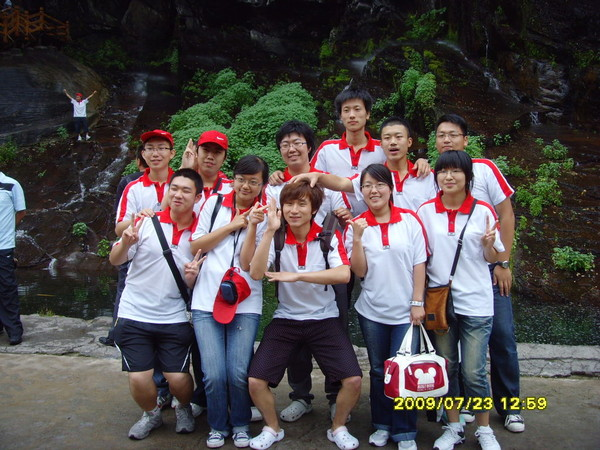
//> input picture trunk/Learning OpenCV/Test Resource/013.jpg, 600 x 450 px
$ ./Ch6_Test_cvHoughLines2 '../Test Resource/013.jpg' 3 3 3 2 3 3   (built with g++ and OpenCV 4)
//> lines starting //> are read from the running program, lines starting //| are printed output that depends on the picture; after the words box and inside, x2 and y2 are one past the last pixel; in counts of white or black regions, pixels touching at a corner belong together
////////////////////////////////////////////////////
// Date: 2009-10-02
// Coder: Yishi Guo
// Copy From: OpenCV: Image Processing and Computer Vision Reference Manual
// Chapter: 6
// Content: cvHoughLines2 | Image Transforms
// Page: 156
////////////////////////////////////////////////////
#include <cv.h>
#include <highgui.h>

int main(int argc, char** argv) {
	if ( argc >= 2 ) {
		// Initialize variables
		//
		IplImage* src = cvLoadImage( argv[1], CV_LOAD_IMAGE_GRAYSCALE );
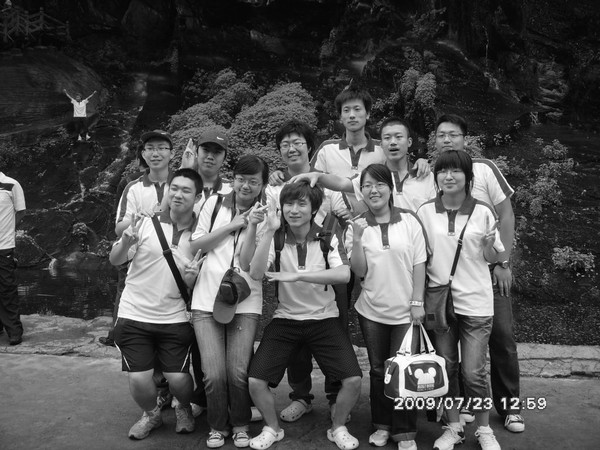
//> src: 450 rows x 600 cols, CV_8UC1; min 0, max 255, mean 77.1
		IplImage* dst = cvCreateImage( cvGetSize(src), src->depth, 1 );
		IplImage* color_dst = cvCreateImage( cvGetSize(src), IPL_DEPTH_8U, 3 );

		CvMemStorage* storage = cvCreateMemStorage(0);
		CvSeq* lines = 0;
		int i = 0;

		// Do something on the image
		//
		if ( argc >= 4 ) {
			cvCanny( src, dst, atoi(argv[2]), atoi(argv[3]), 3 );
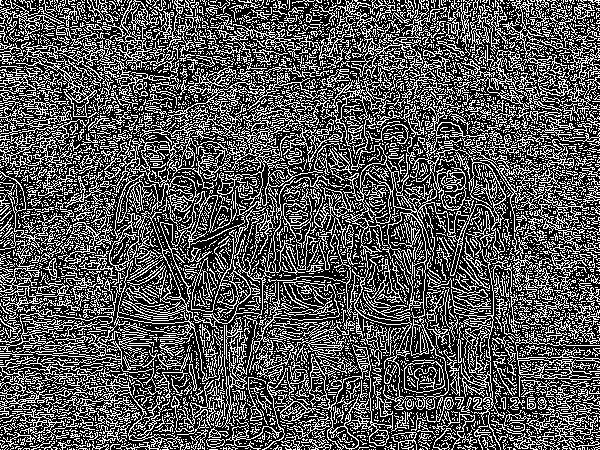
//> dst: 450 rows x 600 cols, CV_8UC1; 33.8% white in thin lines or dots
		} else {
			cvCanny( src, dst, 50, 200, 3 );
		}
		cvCvtColor( dst, color_dst, CV_GRAY2BGR );
//> color_dst: 450 rows x 600 cols, CV_8UC3; 33.8% white in thin lines or dots

		// cvHoughLines2
		//
		if ( argc >= 9 ) {
			lines = cvHoughLines2( dst, storage, CV_HOUGH_PROBABILISTIC, atoi(argv[4]),
				                   atof(argv[5]), atoi(argv[6]), atoi(argv[7]), atoi(argv[8]) );
		} else {
			lines = cvHoughLines2( dst, storage, CV_HOUGH_PROBABILISTIC, 1, CV_PI/180, 50, 50, 10 );
//> lines = 976 items
		}

		// Draw lines on the image
		//
		for( i = 0; i < lines->total; i++ ) {
			CvPoint* line = (CvPoint*)cvGetSeqElem(lines, i);
			cvLine( color_dst, line[0], line[1], CV_RGB(255, 0, 0), 3, 8 );
		}
//> this loop made 976 passes
//> pass 1, `cvLine( color_dst, line[0], line[1], CV_RGB(255, 0, 0), 3, 8 );`:
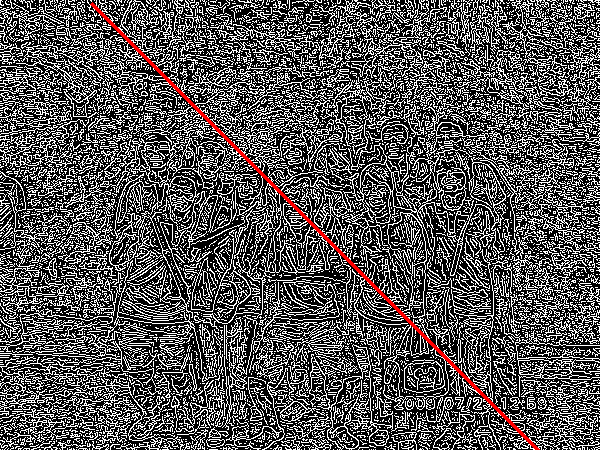
//> color_dst: 450 rows x 600 cols, CV_8UC3; mean B, G, R 85.4, 85.4, 87.5
//> pass 2, `cvLine( color_dst, line[0], line[1], CV_RGB(255, 0, 0), 3, 8 );`:
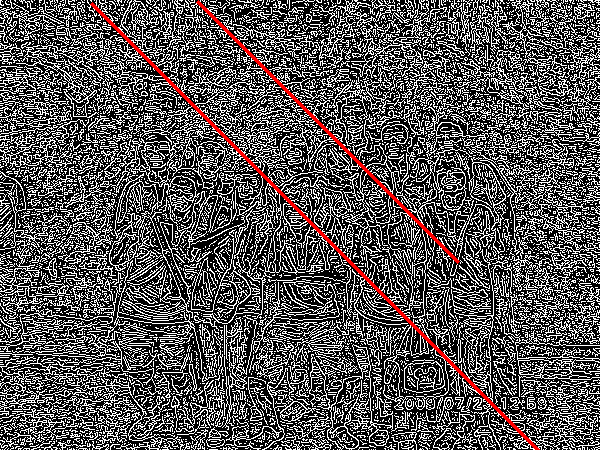
//> color_dst: 450 rows x 600 cols, CV_8UC3; 0.48% of pixels changed, all inside (x1, y1, x2, y2) = (196, 0, 460, 264)
//> pass 3, `cvLine( color_dst, line[0], line[1], CV_RGB(255, 0, 0), 3, 8 );`:
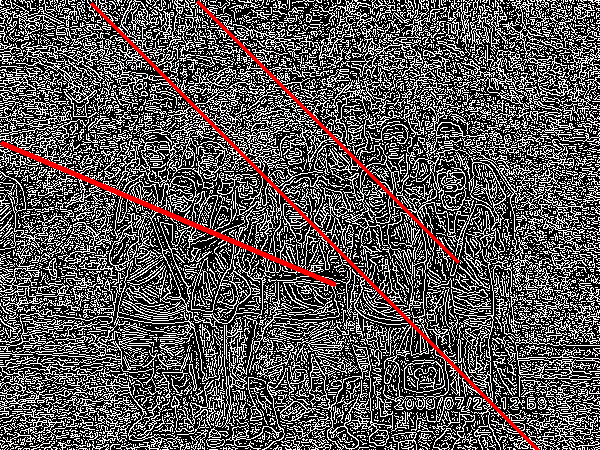
//> color_dst: 450 rows x 600 cols, CV_8UC3; 0.69% of pixels changed, all inside (x1, y1, x2, y2) = (0, 141, 337, 287)
//> after the loop:
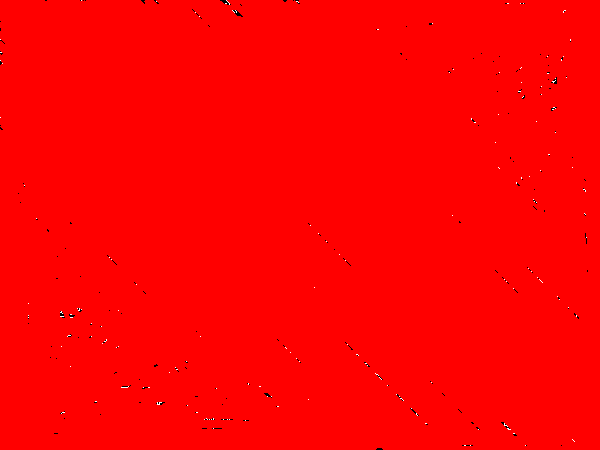
//> color_dst: 450 rows x 600 cols, CV_8UC3; mean B, G, R 0.3, 0.3, 254.4

		cvNamedWindow("Source", 1 );
		cvShowImage( "Source", src );

		cvNamedWindow( "Hough", 1 );
		cvShowImage( "Hough", color_dst );

		cvWaitKey(0);

		// Clear resources
		//
		cvReleaseImage( &src );
		cvReleaseImage( &dst );
		cvReleaseImage( &color_dst );

		cvDestroyWindow( "Source" );
		cvDestroyWindow( "Hough" );
	}
	return 0;
}

$ run again, on trunk/Learning OpenCV/Test Resource/12.jpg
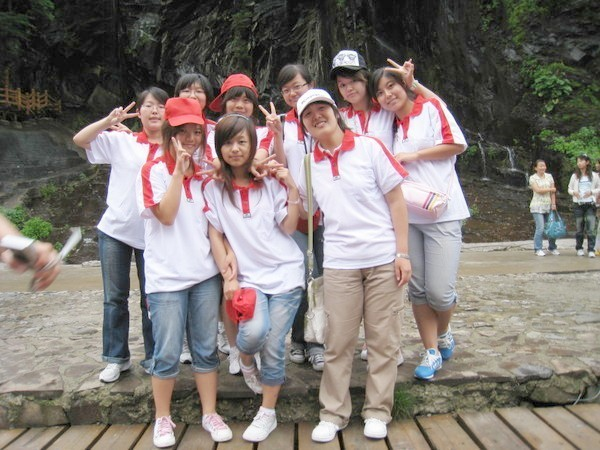
//> input picture trunk/Learning OpenCV/Test Resource/12.jpg, 600 x 450 px
//> `cvCanny( src, dst, atoi(argv[2]), atoi(argv[3]), 3 );`:
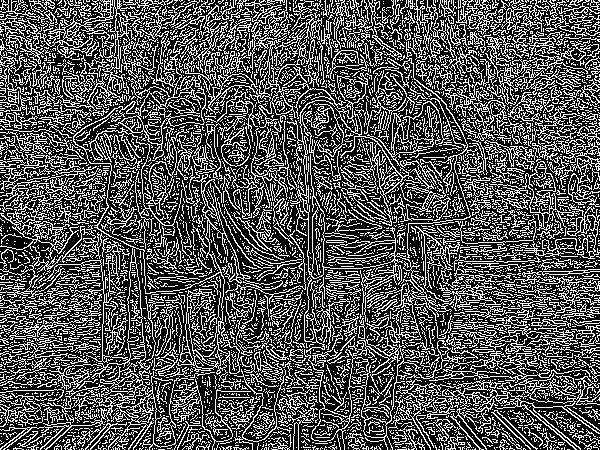
//> dst: 450 rows x 600 cols, CV_8UC1; 33.3% white in thin lines or dots
//> lines = 1117 items
//> after the loop `for( i = 0; i < lines->total; i++ )`:
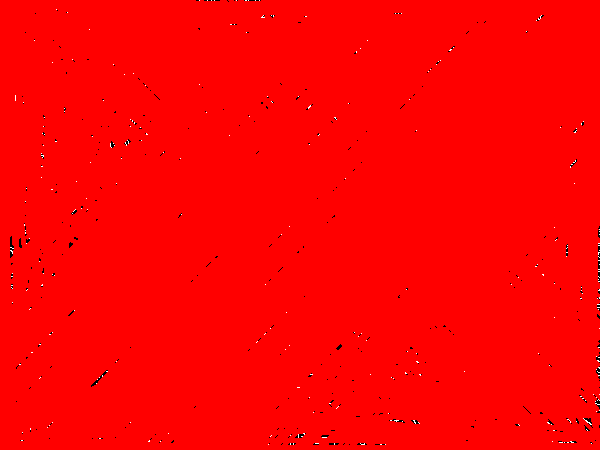
//> color_dst: 450 rows x 600 cols, CV_8UC3; mean B, G, R 0.5, 0.5, 253.7

$ run again, on trunk/Learning OpenCV/Test Resource/186.jpg
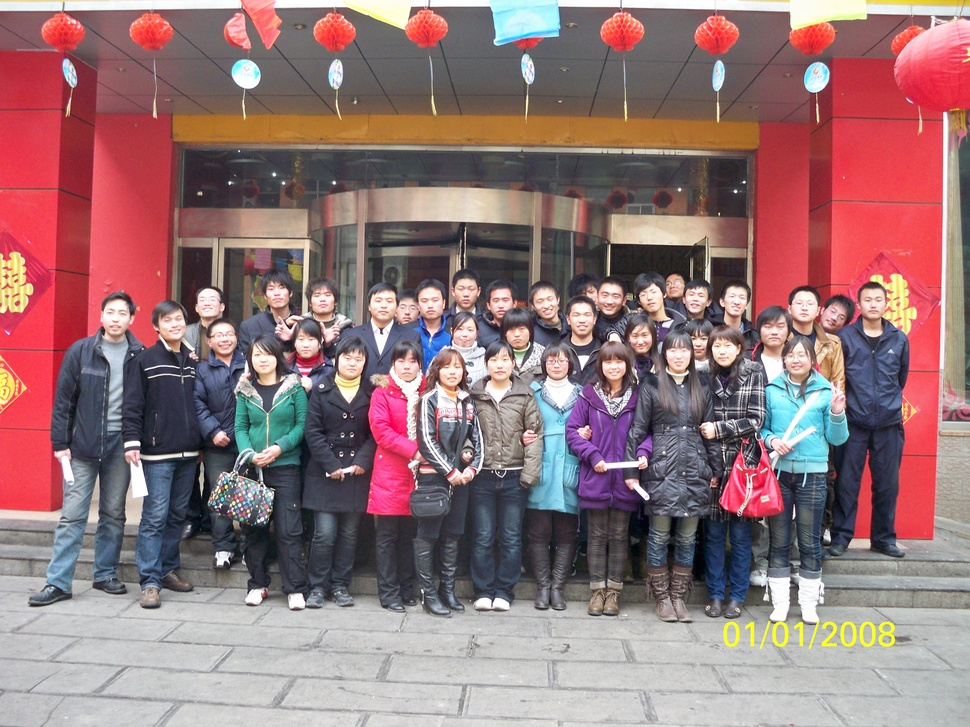
//> input picture trunk/Learning OpenCV/Test Resource/186.jpg, 970 x 727 px, shrunk from 3648 x 2736 before the run
//> `cvCanny( src, dst, atoi(argv[2]), atoi(argv[3]), 3 );`:
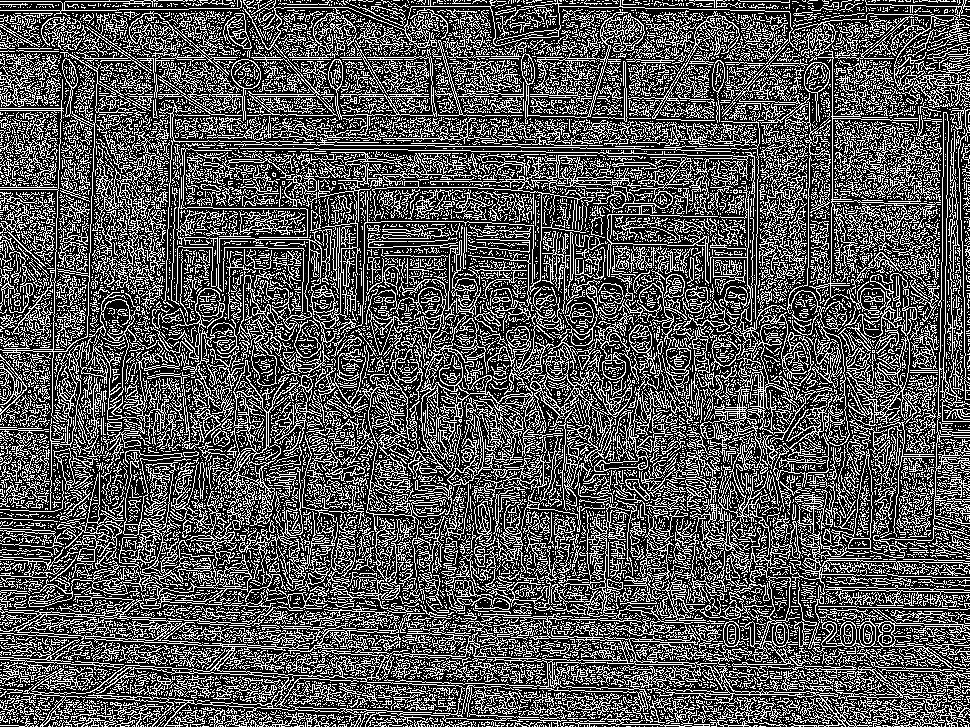
//> dst: 727 rows x 970 cols, CV_8UC1; 33.4% white in thin lines or dots
//> lines = 2022 items
//> after the loop `for( i = 0; i < lines->total; i++ )`:
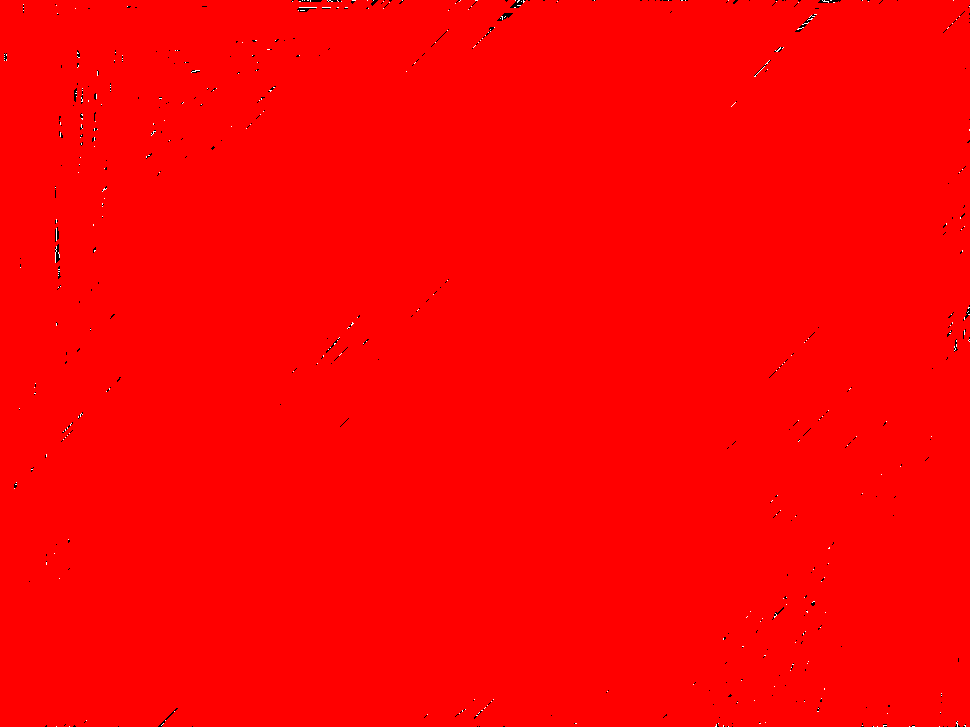
//> color_dst: 727 rows x 970 cols, CV_8UC3; mean B, G, R 0.3, 0.3, 254.3

$ run again, on trunk/Learning OpenCV/Test Resource/27.jpg
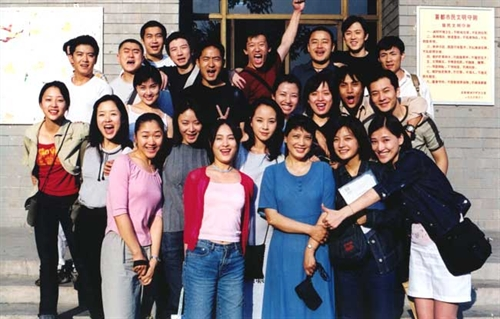
//> input picture trunk/Learning OpenCV/Test Resource/27.jpg, 500 x 319 px
//> `cvCanny( src, dst, atoi(argv[2]), atoi(argv[3]), 3 );`:
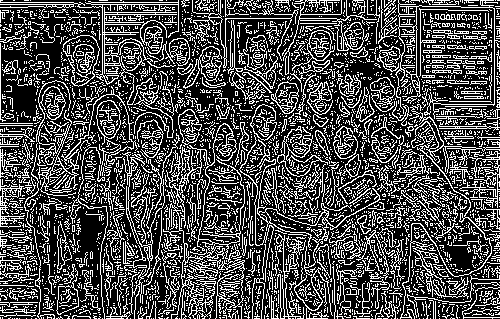
//> dst: 319 rows x 500 cols, CV_8UC1; 29.9% white in thin lines or dots
//> lines = 648 items
//> after the loop `for( i = 0; i < lines->total; i++ )`:
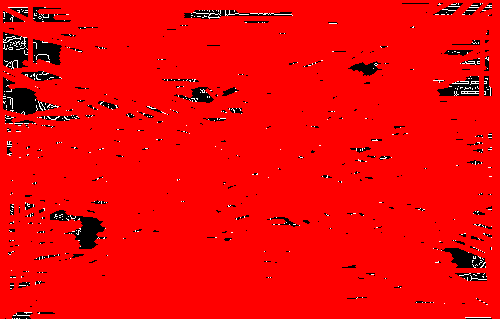
//> color_dst: 319 rows x 500 cols, CV_8UC3; mean B, G, R 3.2, 3.2, 240.8
